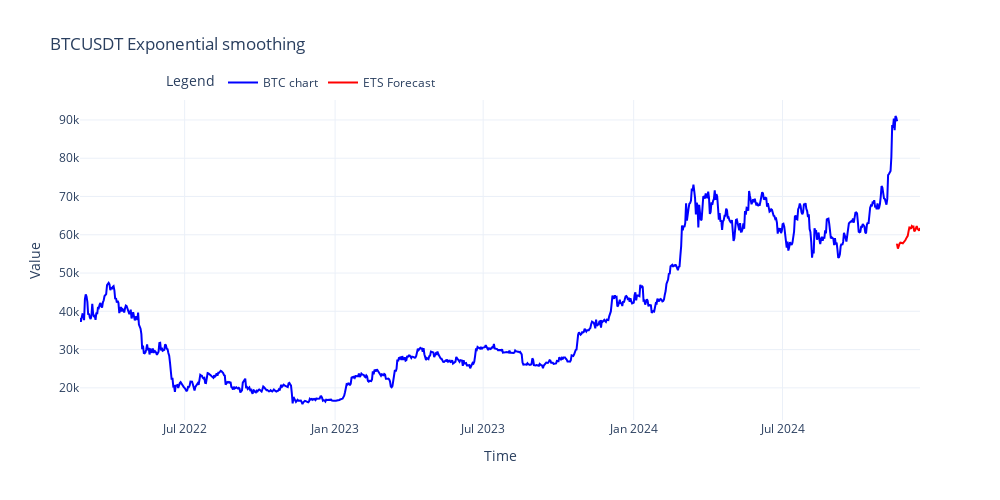

Notebook code for this chart:
### Code cell
trend_notna = trend.dropna()
trend_extrapolate = interp1d(
    range(len(trend_notna.index)),
    trend_notna.values,
    fill_value="extrapolate"
)
future_trend_indices = [
    range(len(trend_notna.index), len(trend_notna.index) + 30)
]
trend_forecast = trend_extrapolate(future_trend_indices)
seasonal_forecast = seasonal[-365:].values[:30]
recomposed_forecast = ets_forecast.values + trend_forecast + seasonal_forecast

forecast_dates = pd.date_range(start=btc_df['time'].iloc[-1], periods=30, freq='D')
recomposed_forecast_df = pd.DataFrame({
    'time': forecast_dates,
    'forecast': recomposed_forecast.reshape(-1)
})

btc_df.index = btc_df['close_time']

fig = go.Figure()

fig.add_trace(go.Scatter(
    x=btc_df.index,
    y=btc_df['close'],
    mode='lines',
    name='BTC chart',
    line=dict(color='blue')
))

fig.add_trace(go.Scatter(
    x=[str(ele) for ele in pd.date_range(start=btc_df['time'].iloc[-1], periods=30, freq='D')],
    y=recomposed_forecast_df['forecast'],
    mode='lines',
    name='ETS Forecast',
    line=dict(color='red')
))

fig.update_layout(
    title='BTCUSDT Exponential smoothing',
    xaxis_title='Time',
    yaxis_title='Value',
    legend=dict(
        title='Legend',
        x=0.1,
        y=1.1,
        orientation='h'
    ),
    template='plotly_white',
    width=1000,
    height=500
)

fig.show()

### Figure 1 — Plotly figure (JSON) as saved in the notebook; plotly's stock layout.template omitted (floating-point values rounded to 4 significant figures; data arrays with more than 128 entries replaced by an {"elided": "..."} marker saying what was removed)
{"data": [{"line": {"color": "blue"}, "mode": "lines", "name": "BTC chart", "type": "scatter", "x": {"elided": "1000 str values"}, "y": {"elided": "1000 float values"}}, {"line": {"color": "red"}, "mode": "lines", "name": "ETS Forecast", "type": "scatter", "x": ["2024-11-17 02:00:00", "2024-11-18 02:00:00", "2024-11-19 02:00:00", "2024-11-20 02:00:00", "2024-11-21 02:00:00", "2024-11-22 02:00:00", "2024-11-23 02:00:00", "2024-11-24 02:00:00", "2024-11-25 02:00:00", "2024-11-26 02:00:00", "2024-11-27 02:00:00", "2024-11-28 02:00:00", "2024-11-29 02:00:00", "2024-11-30 02:00:00", "2024-12-01 02:00:00", "2024-12-02 02:00:00", "2024-12-03 02:00:00", "2024-12-04 02:00:00", "2024-12-05 02:00:00", "2024-12-06 02:00:00", "2024-12-07 02:00:00", "2024-12-08 02:00:00", "2024-12-09 02:00:00", "2024-12-10 02:00:00", "2024-12-11 02:00:00", "2024-12-12 02:00:00", "2024-12-13 02:00:00", "2024-12-14 02:00:00", "2024-12-15 02:00:00", "2024-12-16 02:00:00"], "y": [57530.0, 57410.0, 56370.0, 57480.0, 57660.0, 57930.0, 57980.0, 57830.0, 57770.0, 58000.0, 58200.0, 58550.0, 58990.0, 59490.0, 59710.0, 60880.0, 61910.0, 61870.0, 61550.0, 62250.0, 62030.0, 62120.0, 60880.0, 61120.0, 62140.0, 62270.0, 61560.0, 61410.0, 61080.0, 61740.0]}], "layout": {"height": 500, "legend": {"orientation": "h", "title": {"text": "Legend"}, "x": 0.1, "y": 1.1}, "title": {"text": "BTCUSDT Exponential smoothing"}, "width": 1000, "xaxis": {"title": {"text": "Time"}}, "yaxis": {"title": {"text": "Value"}}}}
